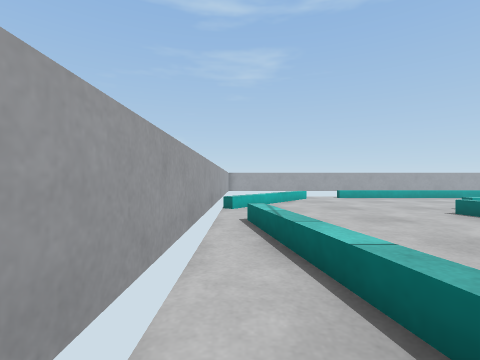
view 1 (above)

15 first-person views from a walk through a robot-simulator world made for Webots. The camera is 0.24 m above the floor, looks level and sees 85° across. The floor is counted in squares, 0.25 m on a side. Each view is taken from the middle of a square. On the plan, view 1 faces up. The plan holds only what a view shows up to about 11 squares ahead; the rest is blank. The place goes on beyond the plan. The robots in the file are not drawn. Simple shapes and patterns stand in for the simulator's stock objects.

view 2
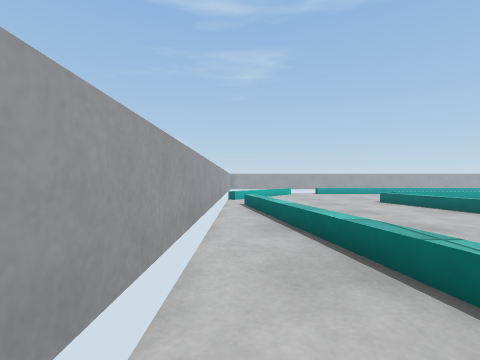

view 3
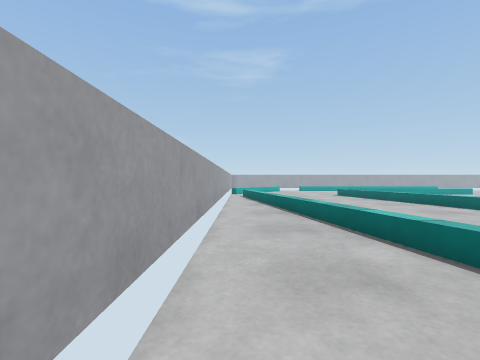

view 4
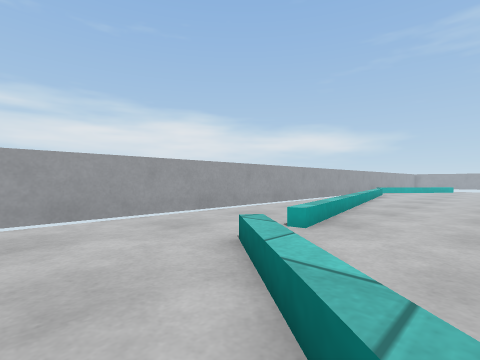

view 5
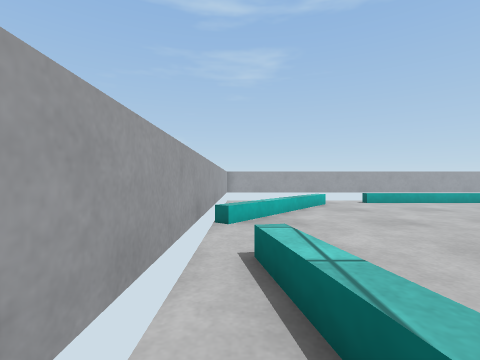

view 6
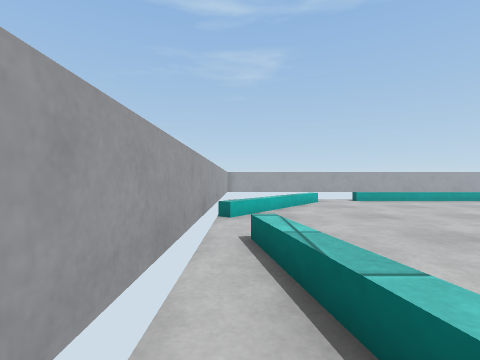

view 7
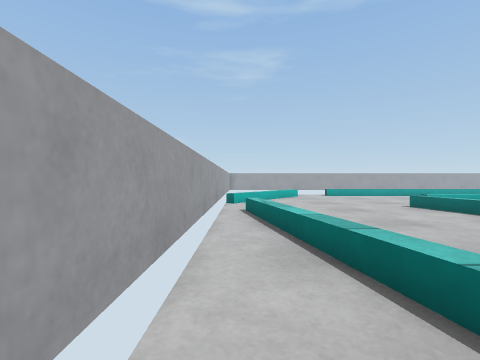

view 8
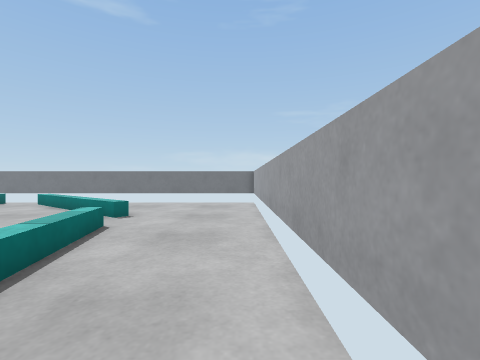

view 9
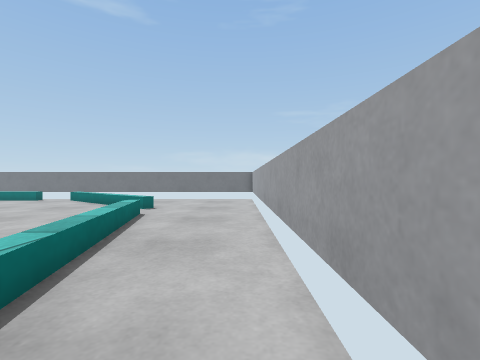

view 10
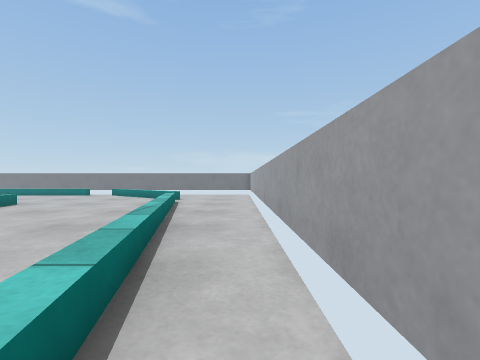

view 11
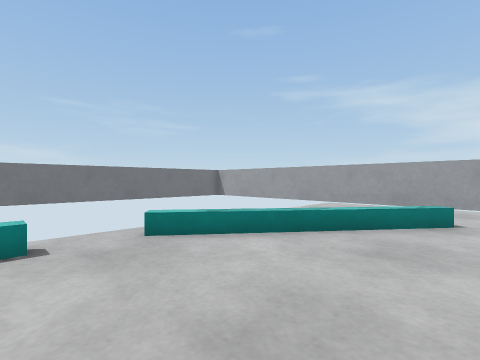

view 12
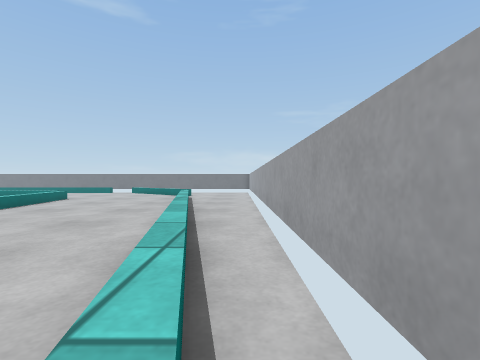

view 13
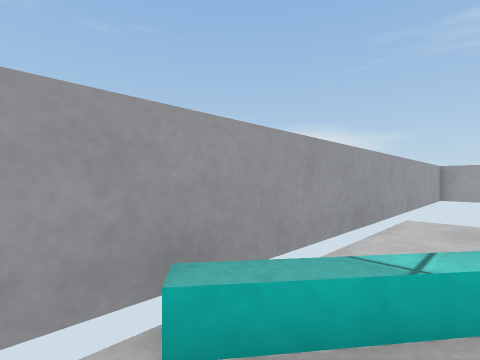

view 14
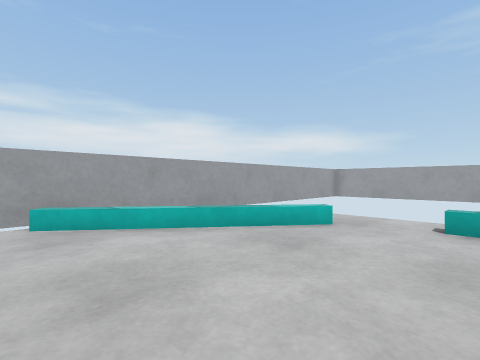

view 15
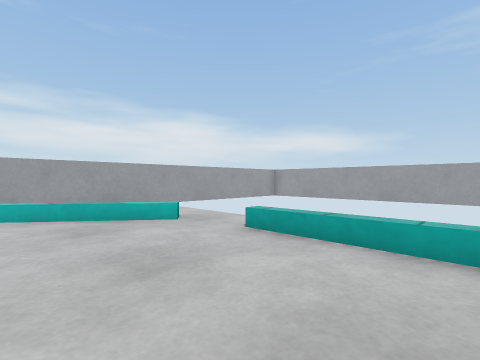

### Floor plan
Points are (right, up) in squares from view 1. A wall is a line through its corners. A room is listed if a view was taken in it or the views show most of it. See-through windows are left out.
Room 1 (views 1, 2, 3, 4, 5, 6, 7, 8, 9, 10)
walls: (-1, 5.5) (-1, -12.9)
low walls: (2.8, -7.5) (0.2, 6.4); (5.8, -11.1) (3, -9) (3.2, -8.7)
ways out: opening at (3, -8) to room 2
Room 2 (views 11, 12, 13, 14, 15)
walls: (-1, 10) (-1, 5.5)
low walls: (6.9, 3.5) (6.1, 7.4); (8.8, -6.3) (7.2, 2); (7.3, 8.2) (7.3, 8.6); (10, 13.9) (5.3, 13.9); (1.9, -0.5) (3.2, -7.4) (2.8, -7.5); (3.2, -8.7) (8, -12.4); (3.4, 13.5) (-0.2, 8.7) (-0.6, 8.9)
ways out: opening at (3, -8) to room 1
Room 3 (no view inside)
walls: (-1, 15.5) (-1, 10)

Where each view was taken, in squares from view 1:
view 1: 0 up, 0 right, facing up
view 2: 4 down, 0 right, facing up
view 3: 9 down, 0 right, facing up
view 4: 12 down, 6 right, facing up-left
view 5: 3 up, 0 right, facing up
view 6: 2 up, 0 right, facing up
view 7: 2 down, 0 right, facing up
view 8: 2 down, 0 right, facing down
view 9: 0 up, 0 right, facing down
view 10: 4 up, 0 right, facing down
view 11: 8 down, 10 right, facing down-left
view 12: 7 up, 0 right, facing down
view 13: 8 up, 1 right, facing up-left
view 14: 8 up, 6 right, facing up-left
view 15: 10 up, 9 right, facing up-left
